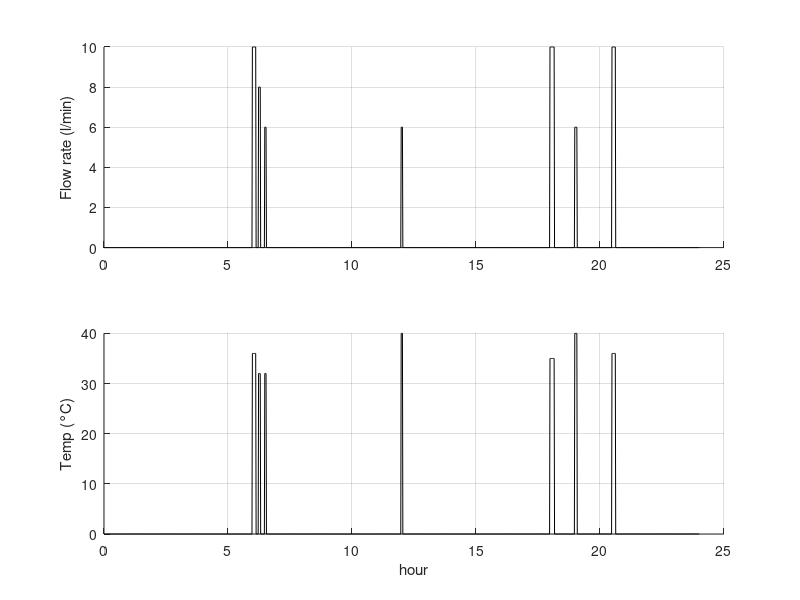

This figure's MATLAB source:
%% Consumption profiles

% !! Select a seasons (1=winter; 2=summer)
season = 1;

time = (0:60*24)'; % min
flow_rate_consumption = 0*time; % l/min
temperature_req = 0*time; % °C

if season == 2 % winter

    Tmains = 12; % ° C

    flow_rate_consumption(60*7:60*7+8) = 10; % l/min shower 1
    temperature_req(60*7:60*7+8) = 38; % °C

    flow_rate_consumption(60*7.25:60*7.25+2) = 6; % l/min face washing 1
    temperature_req(60*7.25:60*7.25+2) = 35; % °C

    flow_rate_consumption(60*7.5:60*7.5+3) = 6; % l/min breakfast wash
    temperature_req(60*7.5:60*7.5+3) = 32; % °C

    flow_rate_consumption(60*13:60*13+3) = 6; % l/min lunch wash
    temperature_req(60*13:60*13+3) = 40; % °C

    flow_rate_consumption(60*16:60*16+1) = 6; % l/min face washing 2
    temperature_req(60*16:60*16+1) = 35; % °C

    flow_rate_consumption(60*20:60*20+5) = 6; % l/min dinner wash
    temperature_req(60*20:60*20+5) = 42; % l/min dinner wash

    flow_rate_consumption(60*21.5:60*21.5+7) = 10; % l/min shower 2
    temperature_req(60*21.5:60*21.5+7) = 38; % °C

else % summer

    Tmains = 16; 

    flow_rate_consumption(60*6:60*6+8) = 10; % l/min shower 1
    temperature_req(60*6:60*6+8) = 36; % ° C

    flow_rate_consumption(60*6.25:60*6.25+4) = 8; % l/min face washing 1
    temperature_req(60*6.25:60*6.25+4) = 32; % ° C

    flow_rate_consumption(60*6.5:60*6.5+3) = 6; % l/min breakfast wash
    temperature_req(60*6.5:60*6.5+3) = 32; % ° C

    flow_rate_consumption(60*12:60*12+3) = 6; % l/min lunch wash
    temperature_req(60*12:60*12+3) = 40; % ° C

    flow_rate_consumption(60*18:60*18+10) = 10; % l/min evenign shower
    temperature_req(60*18:60*18+10) = 35; % ° C

    flow_rate_consumption(60*19:60*19+5) = 6; % l/min dinner wash
    temperature_req(60*19:60*19+5) = 40; % l/min dinner wash

    flow_rate_consumption(60*20.5:60*20.5+8) = 10; % l/min shower 2
    temperature_req(60*20.5:60*20.5+8) = 36; % ° C

end

figure(2)
ha(1)=subplot(2,1,1);
hold on
grid on
plot(time/60,flow_rate_consumption,'k')
ylabel('Flow rate (l/min)')

ha(2)=subplot(2,1,2);
hold on
grid on
plot(time/60,temperature_req,'k')
ylabel('Temp (°C)')
xlabel('hour')

linkaxes(ha,'x')